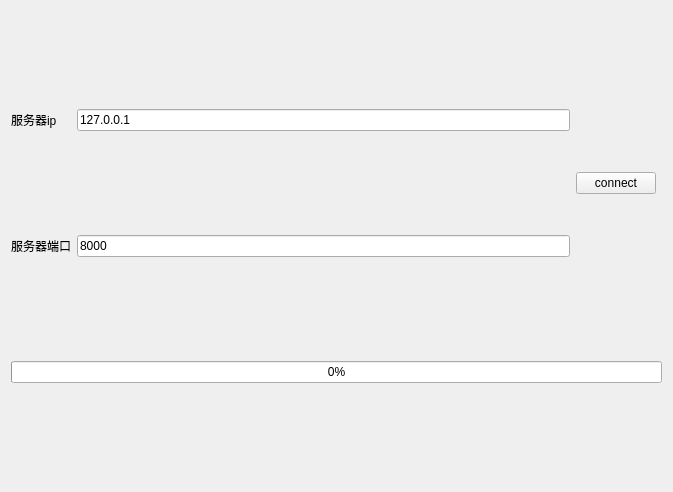
<?xml version="1.0" encoding="UTF-8"?>
<ui version="4.0">
 <class>clientwidget</class>
 <widget class="QWidget" name="clientwidget">
  <property name="geometry">
   <rect>
    <x>0</x>
    <y>0</y>
    <width>673</width>
    <height>492</height>
   </rect>
  </property>
  <property name="windowTitle">
   <string>Form</string>
  </property>
  <layout class="QGridLayout" name="gridLayout">
   <item row="0" column="1">
    <widget class="QLineEdit" name="lineEditIP">
     <property name="text">
      <string>127.0.0.1</string>
     </property>
    </widget>
   </item>
   <item row="0" column="0">
    <widget class="QLabel" name="label">
     <property name="text">
      <string>服务器ip</string>
     </property>
    </widget>
   </item>
   <item row="1" column="0">
    <widget class="QLabel" name="label_2">
     <property name="text">
      <string>服务器端口</string>
     </property>
    </widget>
   </item>
   <item row="1" column="1">
    <widget class="QLineEdit" name="lineEditPort">
     <property name="text">
      <string>8000</string>
     </property>
    </widget>
   </item>
   <item row="2" column="0" colspan="4">
    <widget class="QProgressBar" name="progressBar">
     <property name="value">
      <number>0</number>
     </property>
    </widget>
   </item>
   <item row="0" column="2" rowspan="2">
    <widget class="QPushButton" name="pushButton">
     <property name="text">
      <string>connect</string>
     </property>
    </widget>
   </item>
  </layout>
 </widget>
 <resources/>
 <connections/>
</ui>
